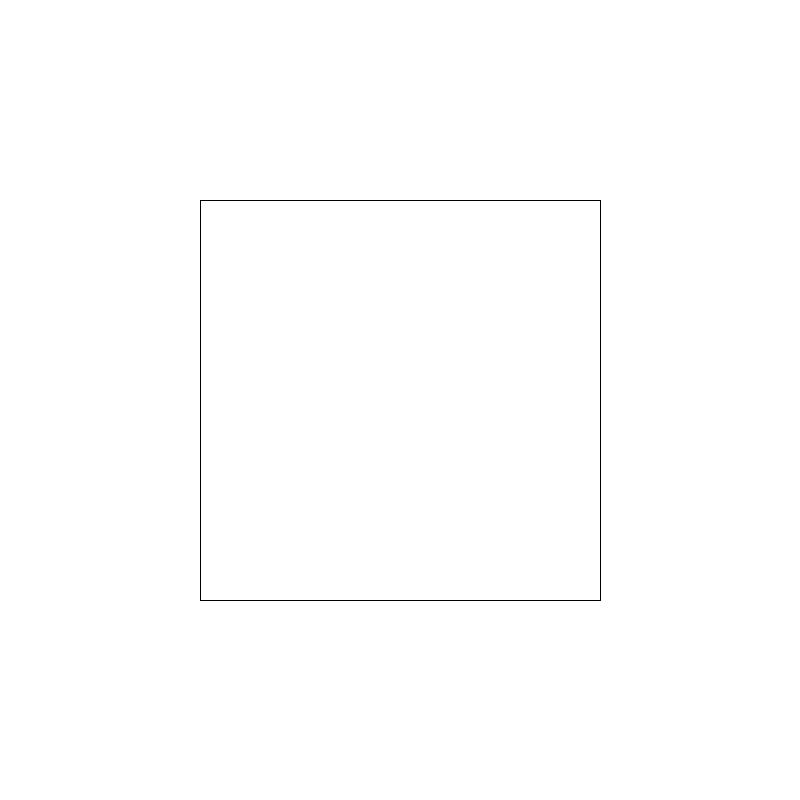
Frame 1 (no input)
Frame 60 (the mouse pressed at the canvas centre just before this capture): identical to frame 1, image omitted
Frame 120 (the mouse held since frame 60 and released just before this capture): identical to frame 1, image omitted

The Processing sketch that drew this single still picture (run headless with seeded random() and noise(); from frame 60 on, the mouse is pressed at the canvas centre):

// Processing sketch: Opdracht_15_1
// ── Opdracht_15_1.pde
Rechthoek r1 = new Rechthoek(200, 200, 600, 200);
Rechthoek r2 = new Rechthoek(200, 200, 200, 600);
Rechthoek r3 = new Rechthoek(600, 200, 600, 600);
Rechthoek r4 = new Rechthoek(200, 600, 600, 600);

void setup() {
  size(800, 800);
}

void draw() {
  background(255, 255, 255);
  r1.teken();
  r2.teken();
  r3.teken();
  r4.teken();
}
class Rechthoek {
  float x, y, x2, y2;

  Rechthoek (float x, float y, float x2, float y2) {
    this.x = x;
    this.y = y;
    this.x2 = x2;
    this.y2 = y2;
  }

  void teken() {
    line(x, y, x2, y2);
  }
}
